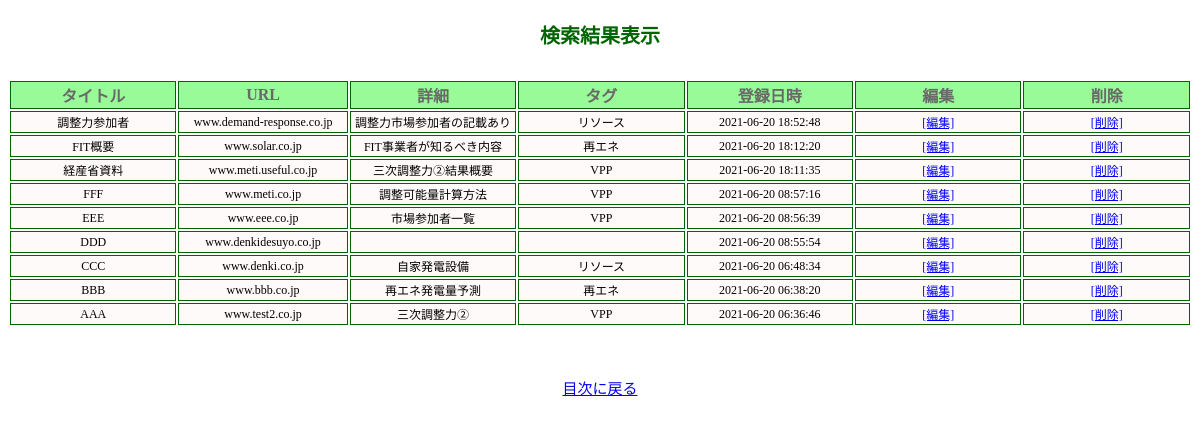
The page /select.php on the database as committed earlier.
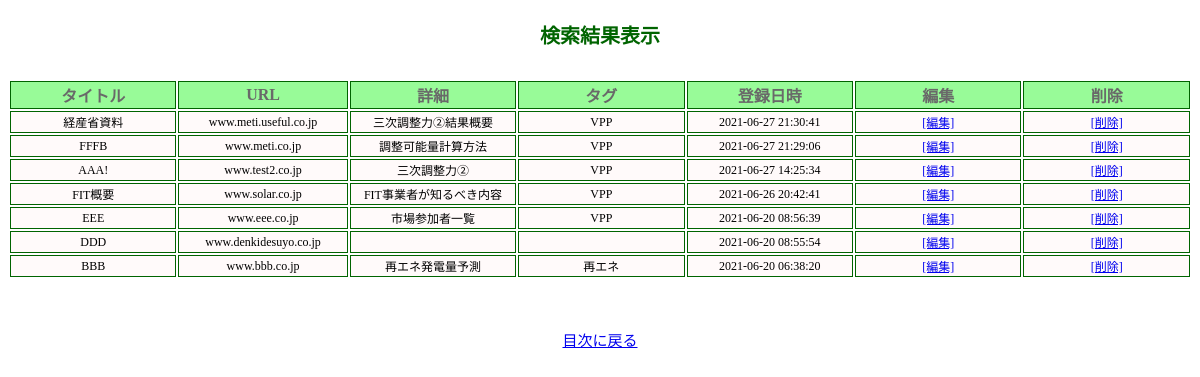
The same page on the database as committed later.
### tables this page shows
CREATE TABLE `gs_bm_table` (
  `id` int(12) NOT NULL,
  `title` varchar(64) NOT NULL,
  `url` text NOT NULL,
  `details` text NOT NULL,
  `tag` text NOT NULL,
  `indate` datetime NOT NULL,
  `update` text NOT NULL,
  `delete` text NOT NULL
);

### select.php (the view, shortened to what this page needs)
<?php
function h ($value) {
    return htmlspecialchars($value,ENT_QUOTES);
}
$keyword =$_POST["keyword"];
$search_tag= $_POST["search_tag"];
try {
    $pdo = new PDO('mysql:dbname=power_links;charset=utf8;host=localhost','root','root');
  } catch (PDOException $e) {
    exit('DBConnectError:'.$e->getMessage());
  }
if($keyword!=""){
    $stmt =$pdo->query ("SELECT * FROM gs_bm_table WHERE details LIKE '%$keyword%' ");
} else if ($search_tag!=""){
    $stmt =$pdo->query ("SELECT * FROM gs_bm_table WHERE tag='$search_tag' ");
} else {
    $stmt = $pdo->query("SELECT * FROM gs_bm_table ORDER BY indate DESC");
}
$status = $stmt->execute();
$view="";
if($status==false){
    $error = $stmt->errorInfor();
    exit("ErrorQuery:". $error[2]);
}else{
    while ($result = $stmt->fetch(PDO::FETCH_ASSOC)){
        $view .= "<tr>";
        $view .= "<td>".h($result['title']).'</td><td>'.h($result['url']).'</td><td>'.h($result['details']).'</td><td>'.h($result['tag']).'</td><td>'.h($result['indate']).'</td><td>'.'<a href="detail.php?id='.$result['id'].'">'.'[編集]'.'</a>'.'</td><td>'.'<a href="delete.php?id='.$result['id'].'">'.'[削除]'.'</a>';
        $view .= "</tr>";
    }
}
?>
<!DOCTYPE html>
<html lang="ja">
<head>
    <link rel="stylesheet" href="css/style.css">
</head>
<body>
<p class="summary">検索結果表示</p>
<table class="result">
    <tr>
    <th>タイトル</th>
	<th>URL</th>
	<th>詳細</th>
	<th>タグ</th>
	<th>登録日時</th>
    <th>編集</th>
    <th>削除</th>
    </tr>
    <?= $view ?>
</table>
<p class="return"><a href="index.php">目次に戻る</a></p>
</body>
</html>

### css/style.css (style rules this page uses)
.summary { max-width:1200px; font-size: 20px; color:#006400; font-weight:bold; text-align: center; }
.result { max-width:1200px; }
table { max-width: 1000px; margin:auto; margin-top:30px; }
th { width:10%; font-size:16px; color:#696969; background-color:#98fb98; border:1px solid #006400; text-align: center; }
td { font-size:12px; color:#000000; background-color:#fffafa; border:1px solid #006400; text-align: center; }
.return { max-width:1200px; font-size: 15px; text-align: center; margin-top: 50px; }

Rows that differ between the two databases and show on the page:
removed gs_bm_table: title "調整力参加者", url "www.demand-response.co.jp", details "調整力市場参加者の記載あり", tag "リソース", indate "2021-06-20 18:52:48"
removed gs_bm_table: title "CCC", url "www.denki.co.jp", details "自家発電設備", tag "リソース", indate "2021-06-20 06:48:34"
changed gs_bm_table "経産省資料": indate "2021-06-20 18:11:35" → "2021-06-27 21:30:41"
changed gs_bm_table "www.meti.co.jp": title "FFF" → "FFFB"; indate "2021-06-20 08:57:16" → "2021-06-27 21:29:06"
changed gs_bm_table "www.test2.co.jp": title "AAA" → "AAA!"; indate "2021-06-20 06:36:46" → "2021-06-27 14:25:34"; moves up the list
changed gs_bm_table "FIT概要": tag "再エネ" → "VPP"; indate "2021-06-20 18:12:20" → "2021-06-26 20:42:41"; moves down the list
